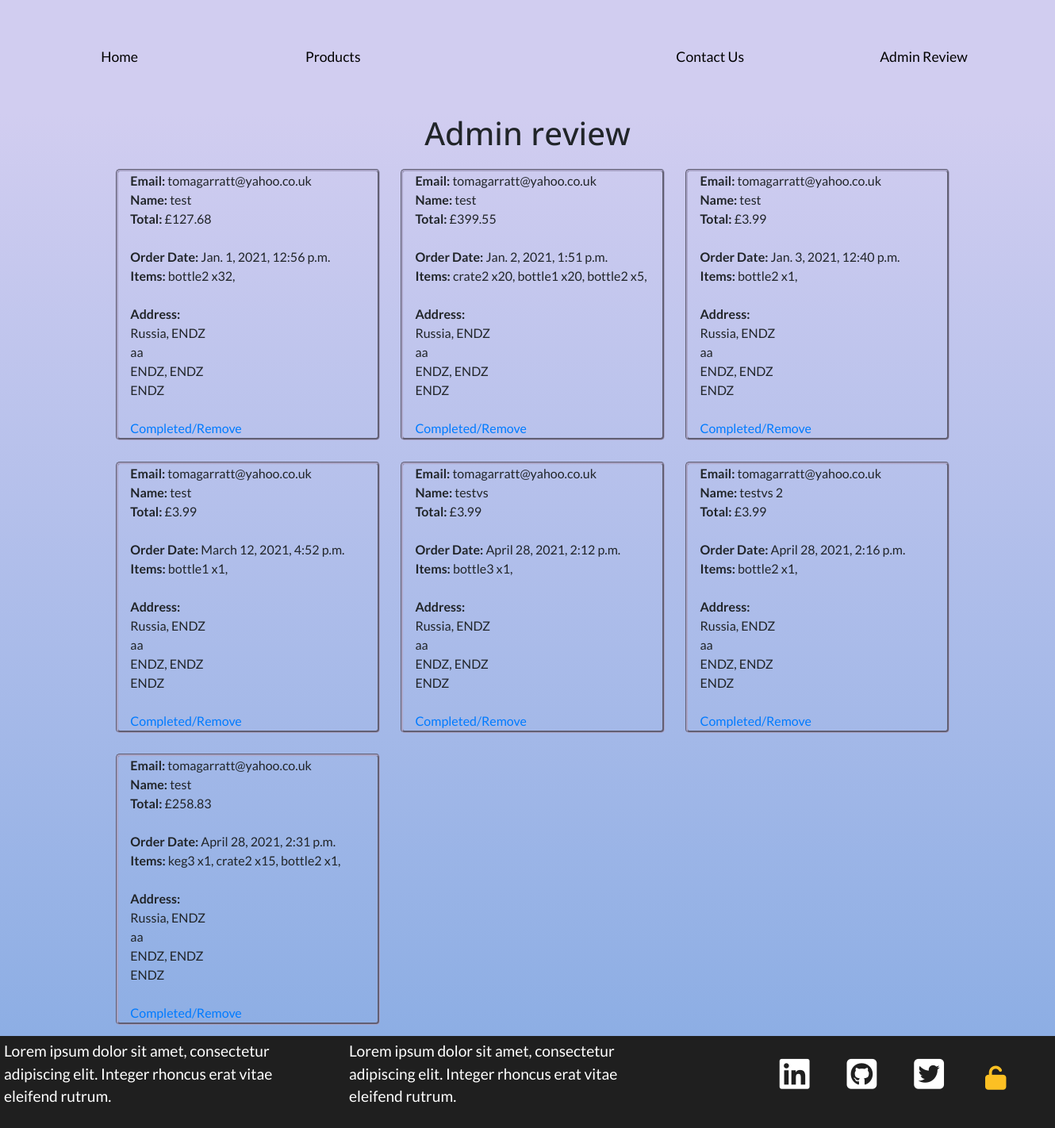
The page /admin_review (signed in) on the database its author committed.
### cart/models.py (models this page shows, shortened)
class CheckoutUserInfo(models.Model):
    user_email = models.EmailField(verbose_name='E-mail', max_length=30)
    user_name = models.CharField(verbose_name='Full name', max_length=60)
    user_country = models.CharField(verbose_name='Country', max_length=60)
    user_city = models.CharField(verbose_name='City', max_length=60)
    user_line1 = models.CharField(verbose_name='Address line 1', max_length=60)
    user_line2 = models.CharField(verbose_name='Address line 2', max_length=60)
    user_postcode = models.CharField(verbose_name='Postcode', max_length=60)
    user_countystate = models.CharField(verbose_name='County/State', max_length=60)
    user_price_total = models.DecimalField(max_digits=10, default=0, decimal_places=2)
    user_items = models.CharField(default="", max_length=1000)
    order_date = models.DateTimeField(
        blank=True, null=True, default=timezone.now)

### admin_review/views.py (the view)
# urls.py: path(r'admin_review', admin_review, name='admin_review'),
@staff_member_required(login_url='sign_in')
def admin_review(request):
    all_checkoutuserinfo = CheckoutUserInfo.objects.all()
    num_orders = 0
    for item in all_checkoutuserinfo:
        num_orders += 1
    print(num_orders)
    return render(request, "../templates/admin_review.html",
        {"all_checkoutuserinfo": all_checkoutuserinfo, 'num_orders': num_orders})

### templates/admin_review.html (shortened to what this page needs)
{%extends "base.html"%}
{%block heading%}
Admin review
{%endblock%}
{%block content%}
<div class="review_page">
    {%if num_orders == 0 %}
    <div class="cart-empty">
        <div>Up to date on orders.</div>
        <div>Congrats!</div>
    </div>
    {%else%}
        <div class="order-list row">
            {%for all_checkoutuserinfo in all_checkoutuserinfo%}
                <div class="order col-lg-3 col-md-5 col-sm-10 col-10">
                    <div>
                        <b>Email:  </b>{{all_checkoutuserinfo.user_email}}
                    </div>
                    <div>
                        <b>Name:  </b>{{all_checkoutuserinfo.user_name}}
                    </div>
                    <div>
                        <b>Total:  </b>£{{all_checkoutuserinfo.user_price_total}}
                    </div>
                    <br>
                    <div>
                        <b>Order Date:  </b>{{all_checkoutuserinfo.order_date}}
                    </div>
                    <div>
                        <b>Items:  </b>{{all_checkoutuserinfo.user_items}}
                    </div>
                    <br>
                    <div>
                        <div><b>Address: </b></div>
                        <div>{{all_checkoutuserinfo.user_country}}, {{all_checkoutuserinfo.user_city}}</div>
                        <div>{{all_checkoutuserinfo.user_countystate}}</div>
                        <div>{{all_checkoutuserinfo.user_line1}}, {{all_checkoutuserinfo.user_line2}}</div>
                        <div>{{all_checkoutuserinfo.user_postcode}}</div>
                    </div>
                    <br>
                    <div>
                        <a href="{% url 'infopk_delete' all_checkoutuserinfo.id %}">Completed/Remove</a>
                    </div>
                </div>
            {%endfor%}
        </div>
    {%endif%}
</div>
{%endblock%}

### static/css/main.css (style rules this page uses)
body { font-family: 'Lato', sans-serif; height: 120% !important; width: 100%; }
.review_page { min-height: 100% !important; }
.order { margin: 1%; border: rgb(169, 164, 199) 3px groove; border-radius: 5px; display: inline-block; width: 25%; }
.order-list { width: 100%; margin: auto; margin-left: 10%; margin-right: 9%; }

### rows shown on the page
CheckoutUserInfo: user_email "tomagarratt@yahoo.co.uk", user_name "test", user_price_total "127.68", order_date "Jan. 1, 2021, 12:56 p.m.", user_items "bottle2 x32,", user_country "Russia", user_city "ENDZ", user_countystate "aa", user_line1 "ENDZ", user_line2 "ENDZ", user_postcode "ENDZ"
CheckoutUserInfo: user_email "tomagarratt@yahoo.co.uk", user_name "test", user_price_total "399.55", order_date "Jan. 2, 2021, 1:51 p.m.", user_items "crate2 x20, bottle1 x20, bottle2 x5,", user_country "Russia", user_city "ENDZ", user_countystate "aa", user_line1 "ENDZ", user_line2 "ENDZ", user_postcode "ENDZ"
CheckoutUserInfo: user_email "tomagarratt@yahoo.co.uk", user_name "test", user_price_total "3.99", order_date "Jan. 3, 2021, 12:40 p.m.", user_items "bottle2 x1,", user_country "Russia", user_city "ENDZ", user_countystate "aa", user_line1 "ENDZ", user_line2 "ENDZ", user_postcode "ENDZ"
CheckoutUserInfo: user_email "tomagarratt@yahoo.co.uk", user_name "test", user_price_total "3.99", order_date "March 12, 2021, 4:52 p.m.", user_items "bottle1 x1,", user_country "Russia", user_city "ENDZ", user_countystate "aa", user_line1 "ENDZ", user_line2 "ENDZ", user_postcode "ENDZ"
CheckoutUserInfo: user_email "tomagarratt@yahoo.co.uk", user_name "testvs", user_price_total "3.99", order_date "April 28, 2021, 2:12 p.m.", user_items "bottle3 x1,", user_country "Russia", user_city "ENDZ", user_countystate "aa", user_line1 "ENDZ", user_line2 "ENDZ", user_postcode "ENDZ"
CheckoutUserInfo: user_email "tomagarratt@yahoo.co.uk", user_name "testvs 2", user_price_total "3.99", order_date "April 28, 2021, 2:16 p.m.", user_items "bottle2 x1,", user_country "Russia", user_city "ENDZ", user_countystate "aa", user_line1 "ENDZ", user_line2 "ENDZ", user_postcode "ENDZ"
CheckoutUserInfo: user_email "tomagarratt@yahoo.co.uk", user_name "test", user_price_total "258.83", order_date "April 28, 2021, 2:31 p.m.", user_items "keg3 x1, crate2 x15, bottle2 x1,", user_country "Russia", user_city "ENDZ", user_countystate "aa", user_line1 "ENDZ", user_line2 "ENDZ", user_postcode "ENDZ"
